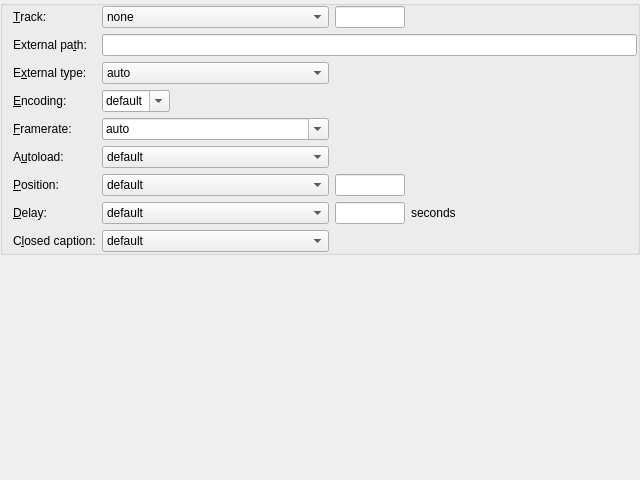
<?xml version="1.0" encoding="UTF-8"?>
<ui version="4.0">
 <class>KPlayerPropertiesSubtitlesPage</class>
 <widget class="QFrame" name="KPlayerPropertiesSubtitlesPage">
  <property name="geometry">
   <rect>
    <x>0</x>
    <y>0</y>
    <width>640</width>
    <height>480</height>
   </rect>
  </property>
  <property name="frameShape">
   <enum>QFrame::NoFrame</enum>
  </property>
  <property name="frameShadow">
   <enum>QFrame::Plain</enum>
  </property>
  <property name="lineWidth">
   <number>0</number>
  </property>
  <layout class="QGridLayout">
   <item row="0" column="0">
    <widget class="QGroupBox" name="groupBox1">
     <property name="sizePolicy">
      <sizepolicy hsizetype="Preferred" vsizetype="Preferred">
       <horstretch>0</horstretch>
       <verstretch>0</verstretch>
      </sizepolicy>
     </property>
     <layout class="QVBoxLayout">
      <property name="leftMargin">
       <number>10</number>
      </property>
      <item>
       <layout class="QGridLayout">
        <item row="0" column="0">
         <widget class="QLabel" name="l_track">
          <property name="toolTip">
           <string>Subtitle track to play</string>
          </property>
          <property name="whatsThis">
           <string>Option to choose the subtitle track to play.</string>
          </property>
          <property name="text">
           <string>&amp;Track:</string>
          </property>
          <property name="alignment">
           <set>Qt::AlignLeading|Qt::AlignLeft|Qt::AlignVCenter</set>
          </property>
          <property name="wordWrap">
           <bool>false</bool>
          </property>
          <property name="buddy">
           <cstring>c_track_set</cstring>
          </property>
         </widget>
        </item>
        <item row="0" column="1">
         <widget class="QComboBox" name="c_track_set">
          <property name="sizePolicy">
           <sizepolicy hsizetype="MinimumExpanding" vsizetype="Fixed">
            <horstretch>0</horstretch>
            <verstretch>0</verstretch>
           </sizepolicy>
          </property>
          <property name="toolTip">
           <string>Subtitle track to play</string>
          </property>
          <property name="whatsThis">
           <string>Option to choose the subtitle track to play.</string>
          </property>
          <item>
           <property name="text">
            <string>none</string>
           </property>
          </item>
          <item>
           <property name="text">
            <string>external</string>
           </property>
          </item>
          <item>
           <property name="text">
            <string>set ID</string>
           </property>
          </item>
         </widget>
        </item>
        <item row="0" column="2">
         <widget class="KLineEdit" name="c_track">
          <property name="sizePolicy">
           <sizepolicy hsizetype="Fixed" vsizetype="Fixed">
            <horstretch>0</horstretch>
            <verstretch>0</verstretch>
           </sizepolicy>
          </property>
          <property name="maximumSize">
           <size>
            <width>70</width>
            <height>32767</height>
           </size>
          </property>
          <property name="toolTip">
           <string>Subtitle track to play</string>
          </property>
          <property name="whatsThis">
           <string>Option to choose the subtitle track to play.</string>
          </property>
         </widget>
        </item>
        <item row="3" column="0">
         <widget class="QLabel" name="l_vobsub">
          <property name="toolTip">
           <string>Type of external subtitles</string>
          </property>
          <property name="whatsThis">
           <string>Option to specify the type of the external subtitle file. Usually you can let KPlayer determine the type automatically. One exception is when you specify a VobSub .sub file in the external path field. In that case you have to select the VobSub option here.</string>
          </property>
          <property name="text">
           <string>E&amp;xternal type:</string>
          </property>
          <property name="alignment">
           <set>Qt::AlignLeading|Qt::AlignLeft|Qt::AlignVCenter</set>
          </property>
          <property name="wordWrap">
           <bool>false</bool>
          </property>
          <property name="buddy">
           <cstring>c_vobsub</cstring>
          </property>
         </widget>
        </item>
        <item row="3" column="1">
         <widget class="QComboBox" name="c_vobsub">
          <property name="toolTip">
           <string>Type of external subtitles</string>
          </property>
          <property name="whatsThis">
           <string>Option to specify the type of the external subtitle file. Usually you can let KPlayer determine the type automatically. One exception is when you specify a VobSub .sub file in the external path field. In that case you have to select the VobSub option here.</string>
          </property>
          <item>
           <property name="text">
            <string>auto</string>
           </property>
          </item>
          <item>
           <property name="text">
            <string>vobsub</string>
           </property>
          </item>
          <item>
           <property name="text">
            <string>normal</string>
           </property>
          </item>
         </widget>
        </item>
        <item row="4" column="0">
         <widget class="QLabel" name="l_encoding">
          <property name="toolTip">
           <string>Encoding of the subtitle file</string>
          </property>
          <property name="whatsThis">
           <string>Option to specify the encoding of the subtitle file.</string>
          </property>
          <property name="text">
           <string>&amp;Encoding:</string>
          </property>
          <property name="alignment">
           <set>Qt::AlignLeading|Qt::AlignLeft|Qt::AlignVCenter</set>
          </property>
          <property name="wordWrap">
           <bool>false</bool>
          </property>
          <property name="buddy">
           <cstring>c_encoding</cstring>
          </property>
         </widget>
        </item>
        <item row="4" column="1" colspan="3">
         <widget class="QComboBox" name="c_encoding">
          <property name="sizePolicy">
           <sizepolicy hsizetype="Fixed" vsizetype="Fixed">
            <horstretch>0</horstretch>
            <verstretch>0</verstretch>
           </sizepolicy>
          </property>
          <property name="toolTip">
           <string>Encoding of the subtitle file</string>
          </property>
          <property name="whatsThis">
           <string>Option to specify the encoding of the subtitle file.</string>
          </property>
          <property name="editable">
           <bool>true</bool>
          </property>
          <item>
           <property name="text">
            <string>default</string>
           </property>
          </item>
          <item>
           <property name="text">
            <string>auto</string>
           </property>
          </item>
         </widget>
        </item>
        <item row="5" column="0">
         <widget class="QLabel" name="l_framerate">
          <property name="toolTip">
           <string>Frame rate of the subtitle file</string>
          </property>
          <property name="whatsThis">
           <string>Option to specify the frame rate of the subtitle file.</string>
          </property>
          <property name="text">
           <string>&amp;Framerate:</string>
          </property>
          <property name="alignment">
           <set>Qt::AlignLeading|Qt::AlignLeft|Qt::AlignVCenter</set>
          </property>
          <property name="wordWrap">
           <bool>false</bool>
          </property>
          <property name="buddy">
           <cstring>c_framerate</cstring>
          </property>
         </widget>
        </item>
        <item row="5" column="1">
         <widget class="QComboBox" name="c_framerate">
          <property name="sizePolicy">
           <sizepolicy hsizetype="MinimumExpanding" vsizetype="Fixed">
            <horstretch>0</horstretch>
            <verstretch>0</verstretch>
           </sizepolicy>
          </property>
          <property name="toolTip">
           <string>Frame rate of the subtitle file</string>
          </property>
          <property name="whatsThis">
           <string>Option to specify the frame rate of the subtitle file.</string>
          </property>
          <property name="editable">
           <bool>true</bool>
          </property>
          <item>
           <property name="text">
            <string>auto</string>
           </property>
          </item>
         </widget>
        </item>
        <item row="6" column="0">
         <widget class="QLabel" name="l_autoload">
          <property name="toolTip">
           <string>Automatically load subtitles for this file</string>
          </property>
          <property name="whatsThis">
           <string>Option to automatically load subtitles for this file. Default uses options from Subtitles page in KPlayer Settings.</string>
          </property>
          <property name="text">
           <string>A&amp;utoload:</string>
          </property>
          <property name="alignment">
           <set>Qt::AlignLeading|Qt::AlignLeft|Qt::AlignVCenter</set>
          </property>
          <property name="wordWrap">
           <bool>false</bool>
          </property>
          <property name="buddy">
           <cstring>c_autoload</cstring>
          </property>
         </widget>
        </item>
        <item row="6" column="1">
         <widget class="QComboBox" name="c_autoload">
          <property name="toolTip">
           <string>Automatically load subtitles for this file</string>
          </property>
          <property name="whatsThis">
           <string>Option to automatically load subtitles for this file. Default uses options from Subtitles page in KPlayer Settings.</string>
          </property>
          <item>
           <property name="text">
            <string>default</string>
           </property>
          </item>
          <item>
           <property name="text">
            <string>yes</string>
           </property>
          </item>
          <item>
           <property name="text">
            <string>no</string>
           </property>
          </item>
         </widget>
        </item>
        <item row="7" column="0">
         <widget class="QLabel" name="l_position">
          <property name="toolTip">
           <string>Vertical position of subtitles</string>
          </property>
          <property name="whatsThis">
           <string>Option to set vertical position of subtitles. Default will use the same subtitle position as for other files. An easy way to set this property is by using keyboard shortcuts for subtitle position commands on Player/Subtitles menu while holding Shift down.</string>
          </property>
          <property name="text">
           <string>&amp;Position:</string>
          </property>
          <property name="alignment">
           <set>Qt::AlignLeading|Qt::AlignLeft|Qt::AlignVCenter</set>
          </property>
          <property name="wordWrap">
           <bool>false</bool>
          </property>
          <property name="buddy">
           <cstring>c_position_set</cstring>
          </property>
         </widget>
        </item>
        <item row="7" column="1">
         <widget class="QComboBox" name="c_position_set">
          <property name="toolTip">
           <string>Vertical position of subtitles</string>
          </property>
          <property name="whatsThis">
           <string>Option to set vertical position of subtitles. Default will use the same subtitle position as for other files. An easy way to set this property is by using keyboard shortcuts for subtitle position commands on Player/Subtitles menu while holding Shift down.</string>
          </property>
          <item>
           <property name="text">
            <string>default</string>
           </property>
          </item>
          <item>
           <property name="text">
            <string>set to</string>
           </property>
          </item>
         </widget>
        </item>
        <item row="7" column="2">
         <widget class="KLineEdit" name="c_position">
          <property name="maximumSize">
           <size>
            <width>70</width>
            <height>32767</height>
           </size>
          </property>
          <property name="toolTip">
           <string>Vertical position of subtitles</string>
          </property>
          <property name="whatsThis">
           <string>Option to set vertical position of subtitles. Default will use the same subtitle position as for other files. An easy way to set this property is by using keyboard shortcuts for subtitle position commands on Player/Subtitles menu while holding Shift down.</string>
          </property>
         </widget>
        </item>
        <item row="8" column="0">
         <widget class="QLabel" name="l_delay">
          <property name="toolTip">
           <string>Delay of subtitles relative to video</string>
          </property>
          <property name="whatsThis">
           <string>Option to set delay of subtitles relative to video. By default subtitles are played without delay. An easier way to set this option is by using keyboard shortcuts for subtitle delay commands on Player/Subtitles menu. In the default configuration KPlayer will automatically store those changes in this property.</string>
          </property>
          <property name="text">
           <string>&amp;Delay:</string>
          </property>
          <property name="alignment">
           <set>Qt::AlignLeading|Qt::AlignLeft|Qt::AlignVCenter</set>
          </property>
          <property name="wordWrap">
           <bool>false</bool>
          </property>
          <property name="buddy">
           <cstring>c_delay_set</cstring>
          </property>
         </widget>
        </item>
        <item row="8" column="1">
         <widget class="QComboBox" name="c_delay_set">
          <property name="toolTip">
           <string>Delay of subtitles relative to video</string>
          </property>
          <property name="whatsThis">
           <string>Option to set delay of subtitles relative to video. By default subtitles are played without delay. An easier way to set this option is by using keyboard shortcuts for subtitle delay commands on Player/Subtitles menu. In the default configuration KPlayer will automatically store those changes in this property.</string>
          </property>
          <item>
           <property name="text">
            <string>default</string>
           </property>
          </item>
          <item>
           <property name="text">
            <string>set to</string>
           </property>
          </item>
         </widget>
        </item>
        <item row="8" column="2">
         <widget class="KLineEdit" name="c_delay">
          <property name="maximumSize">
           <size>
            <width>70</width>
            <height>32767</height>
           </size>
          </property>
          <property name="toolTip">
           <string>Delay of subtitles relative to video</string>
          </property>
          <property name="whatsThis">
           <string>Option to set delay of subtitles relative to video. By default subtitles are played without delay. An easier way to set this option is by using keyboard shortcuts for subtitle delay commands on Player/Subtitles menu. In the default configuration KPlayer will automatically store those changes in this property.</string>
          </property>
         </widget>
        </item>
        <item row="8" column="3">
         <widget class="QLabel" name="l_delay_seconds">
          <property name="sizePolicy">
           <sizepolicy hsizetype="Expanding" vsizetype="Preferred">
            <horstretch>0</horstretch>
            <verstretch>0</verstretch>
           </sizepolicy>
          </property>
          <property name="toolTip">
           <string>Delay of subtitles relative to video</string>
          </property>
          <property name="whatsThis">
           <string>Option to set delay of subtitles relative to video. By default subtitles are played without delay. An easier way to set this option is by using keyboard shortcuts for subtitle delay commands on Player/Subtitles menu. In the default configuration KPlayer will automatically store those changes in this property.</string>
          </property>
          <property name="text">
           <string>seconds</string>
          </property>
          <property name="alignment">
           <set>Qt::AlignLeading|Qt::AlignLeft|Qt::AlignVCenter</set>
          </property>
          <property name="wordWrap">
           <bool>false</bool>
          </property>
         </widget>
        </item>
        <item row="9" column="0">
         <widget class="QLabel" name="l_closed_caption">
          <property name="toolTip">
           <string>Display closed caption subtitles if they are available</string>
          </property>
          <property name="whatsThis">
           <string>Option to display closed caption subtitles if they are available.</string>
          </property>
          <property name="text">
           <string>C&amp;losed caption:</string>
          </property>
          <property name="alignment">
           <set>Qt::AlignLeading|Qt::AlignLeft|Qt::AlignVCenter</set>
          </property>
          <property name="wordWrap">
           <bool>false</bool>
          </property>
          <property name="buddy">
           <cstring>c_closed_caption</cstring>
          </property>
         </widget>
        </item>
        <item row="9" column="1">
         <widget class="QComboBox" name="c_closed_caption">
          <property name="toolTip">
           <string>Display closed caption subtitles if they are available</string>
          </property>
          <property name="whatsThis">
           <string>Option to display closed caption subtitles if they are available.</string>
          </property>
          <item>
           <property name="text">
            <string>default</string>
           </property>
          </item>
          <item>
           <property name="text">
            <string>yes</string>
           </property>
          </item>
          <item>
           <property name="text">
            <string>no</string>
           </property>
          </item>
         </widget>
        </item>
        <item row="1" column="0">
         <widget class="QLabel" name="l_url">
          <property name="toolTip">
           <string>Path to external subtitles</string>
          </property>
          <property name="whatsThis">
           <string>Property that shows and allows you to change the path to external subtitle file. KPlayer will store subtitles you load with Load Subtitles command on File menu in this property.</string>
          </property>
          <property name="text">
           <string>External pa&amp;th:</string>
          </property>
          <property name="alignment">
           <set>Qt::AlignLeading|Qt::AlignLeft|Qt::AlignVCenter</set>
          </property>
          <property name="wordWrap">
           <bool>false</bool>
          </property>
          <property name="buddy">
           <cstring>c_url</cstring>
          </property>
         </widget>
        </item>
        <item row="1" column="1" colspan="3">
         <widget class="KLineEdit" name="c_url">
          <property name="sizePolicy">
           <sizepolicy hsizetype="MinimumExpanding" vsizetype="Fixed">
            <horstretch>0</horstretch>
            <verstretch>0</verstretch>
           </sizepolicy>
          </property>
          <property name="toolTip">
           <string>Path to external subtitles</string>
          </property>
          <property name="whatsThis">
           <string>Property that shows and allows you to change the path to external subtitle file. KPlayer will store subtitles you load with Load Subtitles command on File menu in this property.</string>
          </property>
          <property name="text">
           <string/>
          </property>
         </widget>
        </item>
       </layout>
      </item>
     </layout>
    </widget>
   </item>
   <item row="1" column="0">
    <spacer name="verticalSpacer">
     <property name="orientation">
      <enum>Qt::Vertical</enum>
     </property>
     <property name="sizeHint" stdset="0">
      <size>
       <width>20</width>
       <height>40</height>
      </size>
     </property>
    </spacer>
   </item>
  </layout>
 </widget>
 <layoutdefault spacing="6" margin="0"/>
 <customwidgets>
  <customwidget>
   <class>KLineEdit</class>
   <extends>QLineEdit</extends>
   <header>klineedit.h</header>
  </customwidget>
 </customwidgets>
 <resources/>
 <connections>
  <connection>
   <sender>c_track_set</sender>
   <signal>activated(int)</signal>
   <receiver>KPlayerPropertiesSubtitlesPage</receiver>
   <slot>trackChanged(int)</slot>
   <hints>
    <hint type="sourcelabel">
     <x>20</x>
     <y>20</y>
    </hint>
    <hint type="destinationlabel">
     <x>20</x>
     <y>20</y>
    </hint>
   </hints>
  </connection>
  <connection>
   <sender>c_position_set</sender>
   <signal>activated(int)</signal>
   <receiver>KPlayerPropertiesSubtitlesPage</receiver>
   <slot>positionChanged(int)</slot>
   <hints>
    <hint type="sourcelabel">
     <x>20</x>
     <y>20</y>
    </hint>
    <hint type="destinationlabel">
     <x>20</x>
     <y>20</y>
    </hint>
   </hints>
  </connection>
  <connection>
   <sender>c_delay_set</sender>
   <signal>activated(int)</signal>
   <receiver>KPlayerPropertiesSubtitlesPage</receiver>
   <slot>delayChanged(int)</slot>
   <hints>
    <hint type="sourcelabel">
     <x>20</x>
     <y>20</y>
    </hint>
    <hint type="destinationlabel">
     <x>20</x>
     <y>20</y>
    </hint>
   </hints>
  </connection>
 </connections>
</ui>
